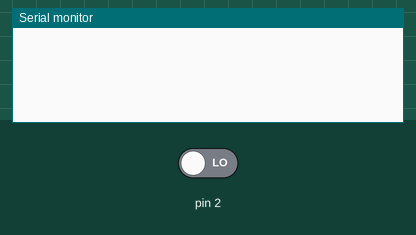
Simulated run of this sketch. Board: Arduino Uno, built with avr-gcc and run on an emulated ATmega328P. Shown: the last lines printed to the serial monitor. Inputs (shaded band) come from the test bench; at power-on: pin 2 LOW.

Above: at 1.2 s.
1.3 s: pin 2 driven HIGH
At 2.5 s:
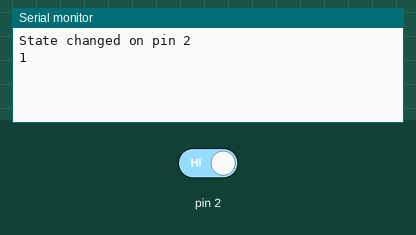
2.8 s: pin 2 driven LOW
At 3.9 s:
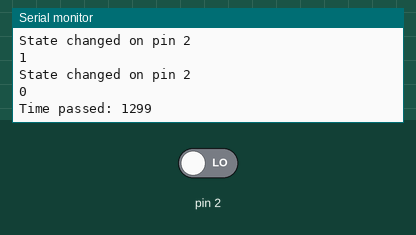

Measured:
- after the input at 1.3 s, the serial monitor: prints a new line at once (image 1)
- after the input at 2.8 s, the serial monitor: prints a new line at once (image 2)

The sketch:

diagnostica_sensori_base.ino
```cpp
bool stat = false;
long lastAct = 0;

class sensore {
public:
  int pin; //pin del sensore, va dichiarato
  int stat; //stato corrente del sensore
  int prev_stat; //ultimo stato del sensore
  int lastActivationTime; //millis in cui stat è diventato true
  sensore(int pinNum) {
    pin = pinNum;
  }
  void set() { //imposta il pin come imput e setta prev_stat
    pinMode(pin, INPUT);
    prev_stat = false;
  }
  int getStatus(){//legge il valore del pin del sensore
    stat = digitalRead(pin);
  }
  int core(){//
    getStatus();//iniziamo a rilevare lo stato
    if (prev_stat != stat) {//se lo stato è cambiato
      Serial.print("State changed on pin ");
      Serial.println(pin);
      if(stat == true){//se da false passa a true
        Serial.println(stat);
        prev_stat = true;//aggiorno prev_stat
        lastActivationTime = millis();//salvo il tempo di cambio di stato
      }
      else if (stat == false) {//se cambiamo da true a false
        prev_stat = false;//aggiorno prev_stat
        Serial.println(stat);
        int toRet = millis()-lastActivationTime;
        Serial.print("Time passed: ");
        Serial.println(lastActivationTime);
      }
    }
    else if(prev_stat){//non è davvero necessario descrivere questo caso

    }
  }

  long currentM = millis();
};
//creazione delle istanze
sensore sensoreUno(2); //creation of an istance


void setup() {
Serial.begin(9600);
//per ogni sensore
sensoreUno.set();//setting the parameters and the pinMode
sensoreUno.getStatus();//setting the prev_stat

}

void loop() {
  sensoreUno.core();

}
```
